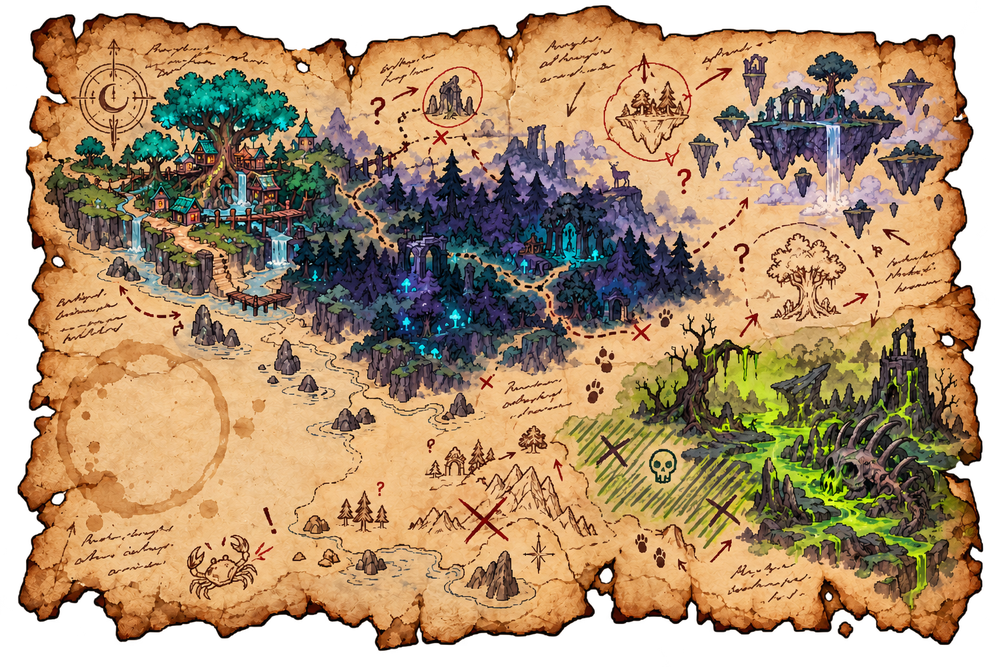
#> input picture assets/_codex_src/carte_parchemin.png, 1000 x 667 px, shrunk from 1536 x 1024 before the run
$ python dechroma.py ../assets/_codex_src/carte_parchemin.png out.png
#> lines starting #> are read from the running program, lines starting #| are printed output that depends on the picture; after the words box and inside, x2 and y2 are one past the last pixel; in counts of white or black regions, pixels touching at a corner belong together
#!/usr/bin/env python3
"""Shared background-removal helper for AI-generated sheets that ship on a
solid black canvas instead of a transparent one (assets/items/totems.png,
assets/decors/surface.png -- unlike every other sheet in this project).

A flat brightness threshold can't key the background out on its own: these
sheets' linework (tile borders, creature outlines, cracks) is drawn in
near-black too, and it's one connected network from edge to edge -- a plain
flood fill from the canvas border leaks straight through it and eats every
outline/gap in the image.

Fix: erode the "dark" mask by a few px before flood-filling from the
border. That erosion breaks the thin (1-3px) connecting strokes so
linework no longer bridges into the open background region, while the
background itself (much wider than a few px almost everywhere) survives
and still reaches the border. Re-dilate the surviving border-connected
blob by the same radius, re-intersected with the original dark mask, to
recover its true edge.

Requires numpy and Pillow and scipy.
"""
import numpy as np
from PIL import Image
from scipy import ndimage


def remove_black_background(path, threshold=60, erode=3):
    """Returns an RGBA array of `path` with its black background keyed
    to transparent. See module docstring for the technique."""
#> called with path = '../assets/_codex_src/carte_parchemin.png', threshold = 60, erode = 3
    im = Image.open(path).convert('RGB')
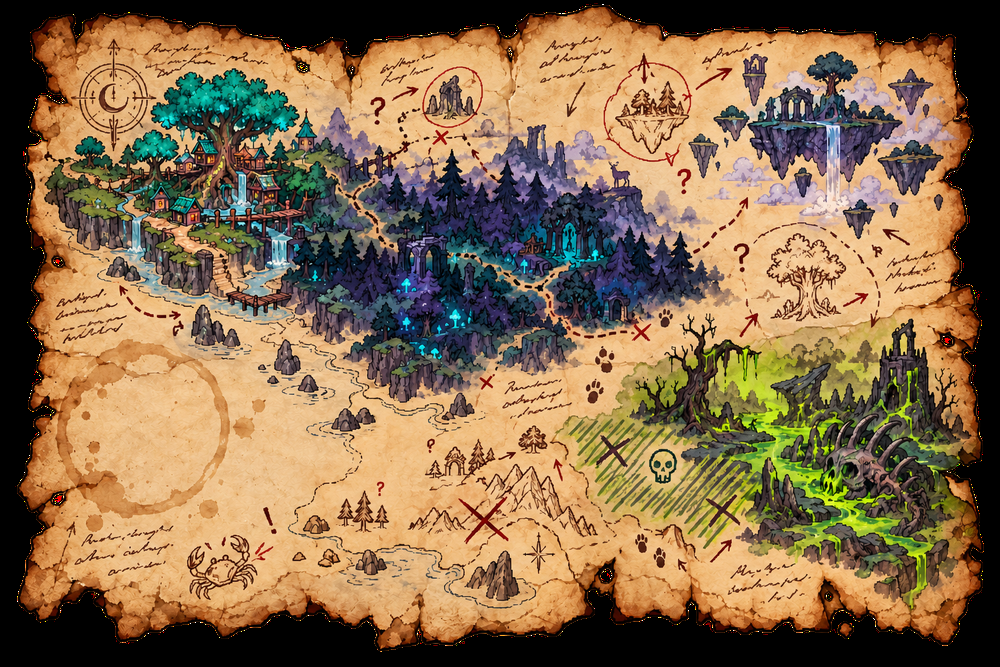
#> im: PIL image 1000x667 RGB; mean R, G, B 136.2, 108.8, 76.5
    arr = np.array(im).astype(int)
    h, w, _ = arr.shape
#> h = 667; w = 1000
    dark = arr.sum(axis=2) <= threshold
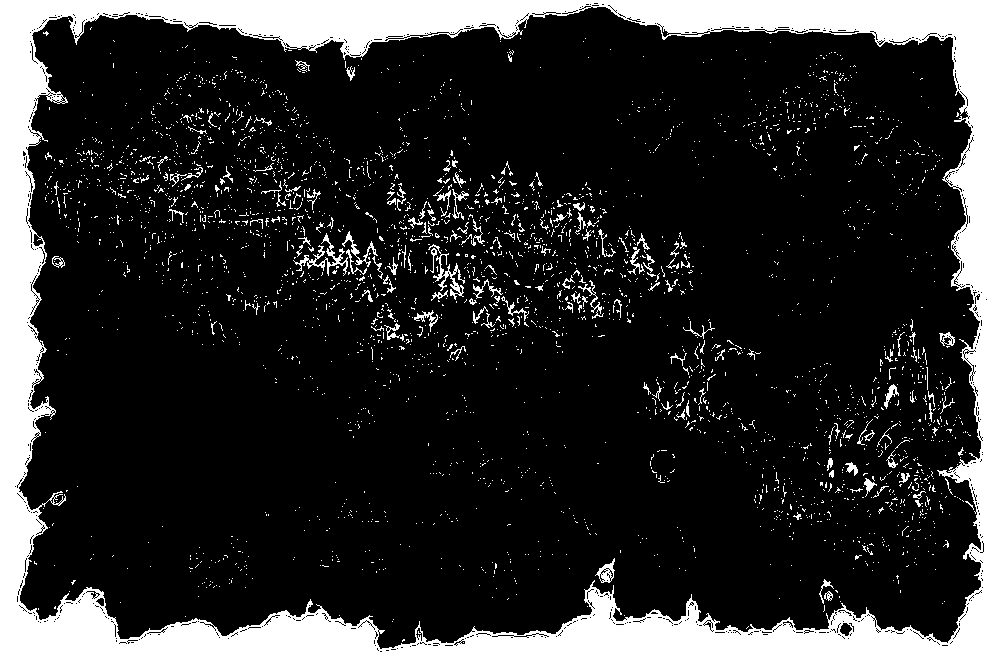
#> dark: shape (667, 1000) bool; 19.4% white; 3089 white regions (2938 under 20 px), largest, box (x1, y1, x2, y2) and area: (0, 0, 1000, 667) 113416, (293, 233, 348, 276) 474, (428, 244, 465, 300) 420

    struct = np.ones((3, 3), dtype=int)
    # border_value=1: without it, binary_erosion treats the outside of the
    # array as background and erodes the canvas edge itself first, so no
    # label ever touches the border and nothing gets detected as background.
    eroded = ndimage.binary_erosion(dark, structure=struct, iterations=erode, border_value=1)
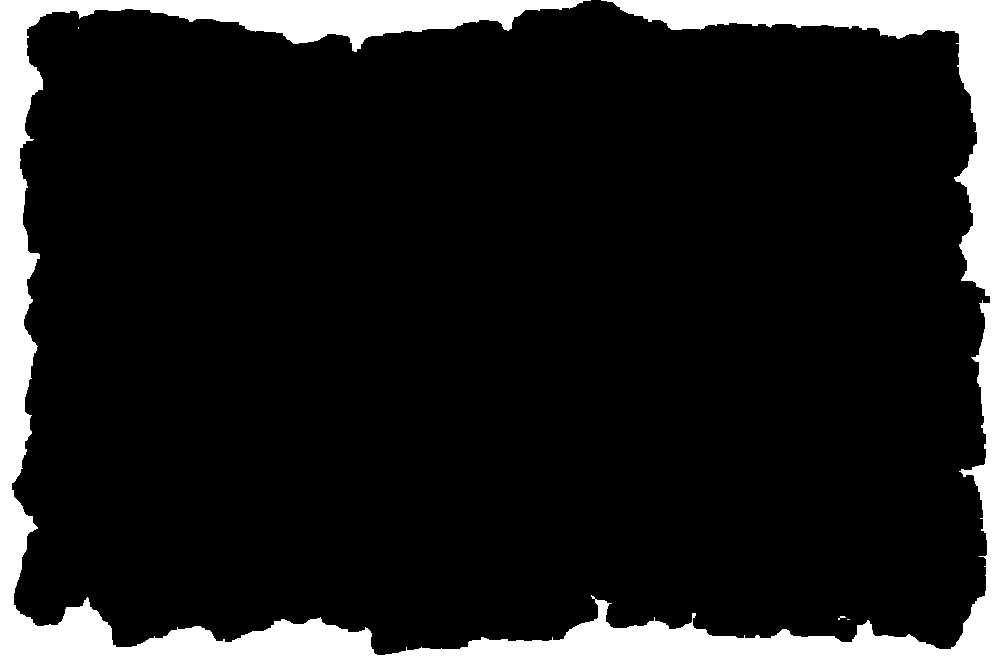
#> eroded: shape (667, 1000) bool; 13.4% white; 4 white regions (3 under 20 px), largest, box (x1, y1, x2, y2) and area: (0, 0, 1000, 667) 89193
    labeled, _ = ndimage.label(eroded, structure=struct)
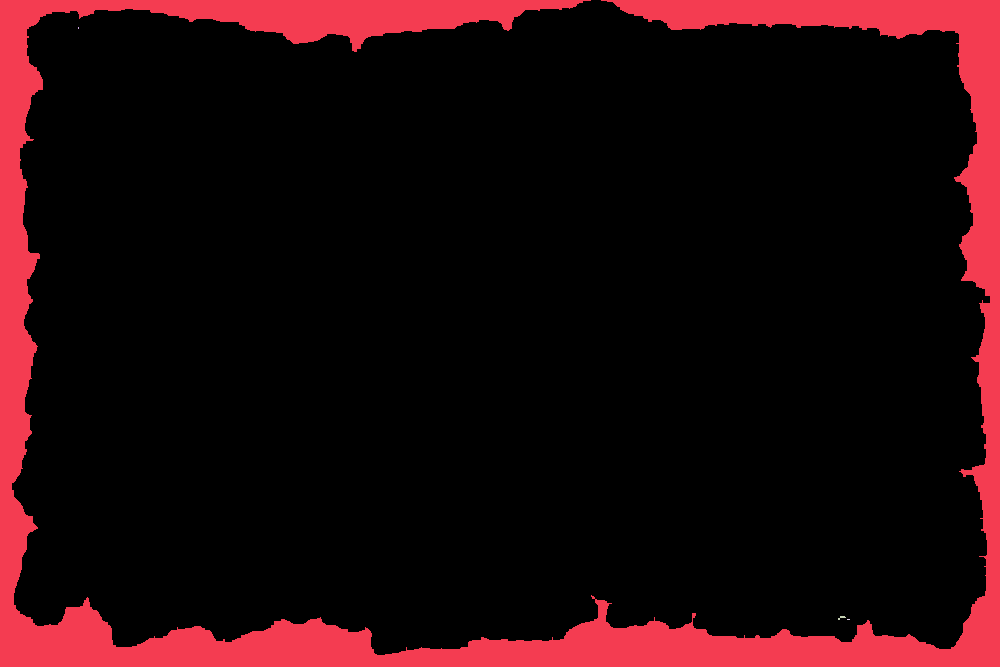
#> labeled: shape (667, 1000) int32; 5 distinct labels, from 0 to 4; one colour per label, 0 black
    border_labels = set(labeled[0, :]) | set(labeled[-1, :]) | set(labeled[:, 0]) | set(labeled[:, -1])
#> border_labels = 2 items
    border_labels.discard(0)
    core_bg = np.isin(labeled, list(border_labels))
#> core_bg: shape (667, 1000) bool; 13.4% white; 1 white region, box (x1, y1, x2, y2) and area: (0, 0, 1000, 667) 89193

    bg_mask = ndimage.binary_dilation(core_bg, structure=struct, iterations=erode)
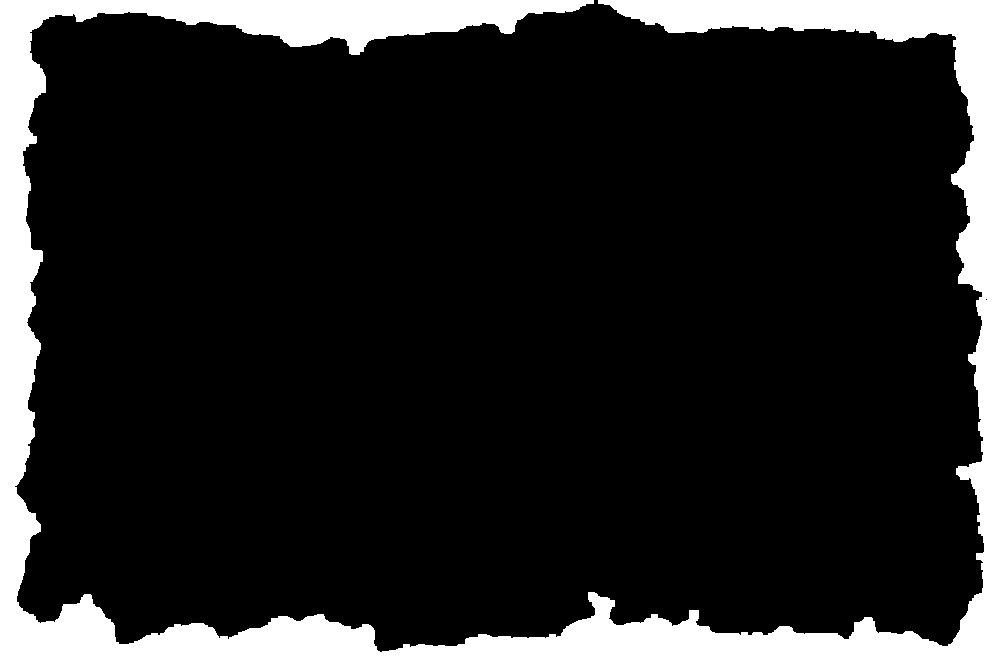
#> bg_mask: shape (667, 1000) bool; 15.4% white; 1 white region, box (x1, y1, x2, y2) and area: (0, 0, 1000, 667) 102607
    bg_mask &= dark

    rgba = np.dstack([arr.astype(np.uint8), np.full((h, w), 255, dtype=np.uint8)])
    rgba[bg_mask, 3] = 0
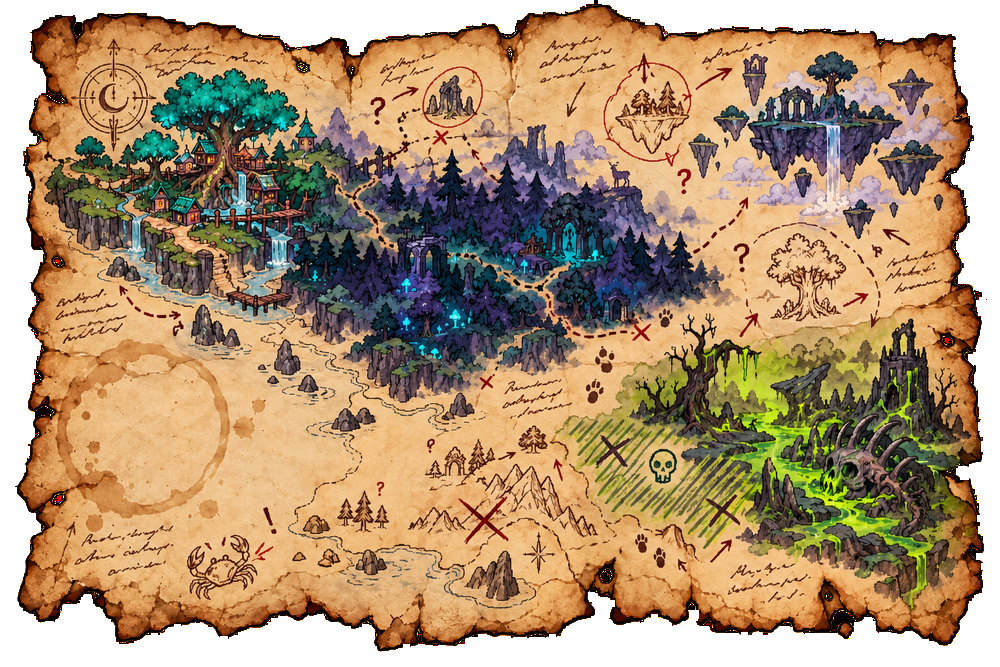
#> rgba: shape (667, 1000, 4); mean R, G, B, A 136.2, 108.8, 76.5, 215.8; transparent parts drawn white
    return rgba


if __name__ == '__main__':
    import argparse

    parser = argparse.ArgumentParser(description=__doc__, formatter_class=argparse.RawDescriptionHelpFormatter)
    parser.add_argument('input')
    parser.add_argument('output')
    parser.add_argument('--threshold', type=int, default=60)
    parser.add_argument('--erode', type=int, default=3)
    args = parser.parse_args()

    rgba = remove_black_background(args.input, args.threshold, args.erode)
    print(f'background px: {(rgba[:, :, 3] == 0).sum()} / {rgba.shape[0] * rgba.shape[1]}')
#| background px: 102607 / 667000
    Image.fromarray(rgba, 'RGBA').save(args.output)
    print('wrote', args.output)
